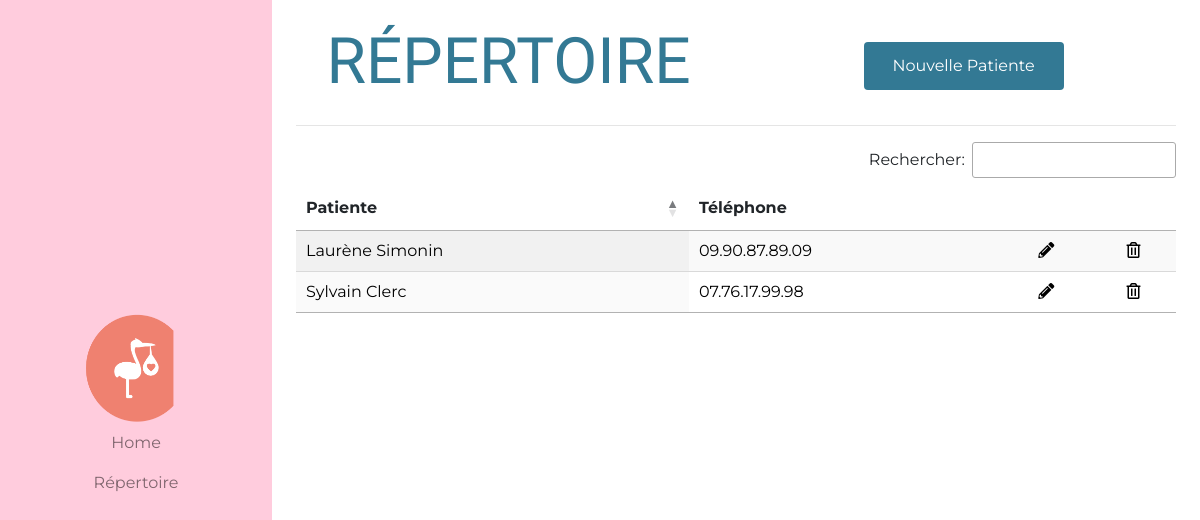
/espace-pro/repertoire/, run on an earlier commit of the app's database.
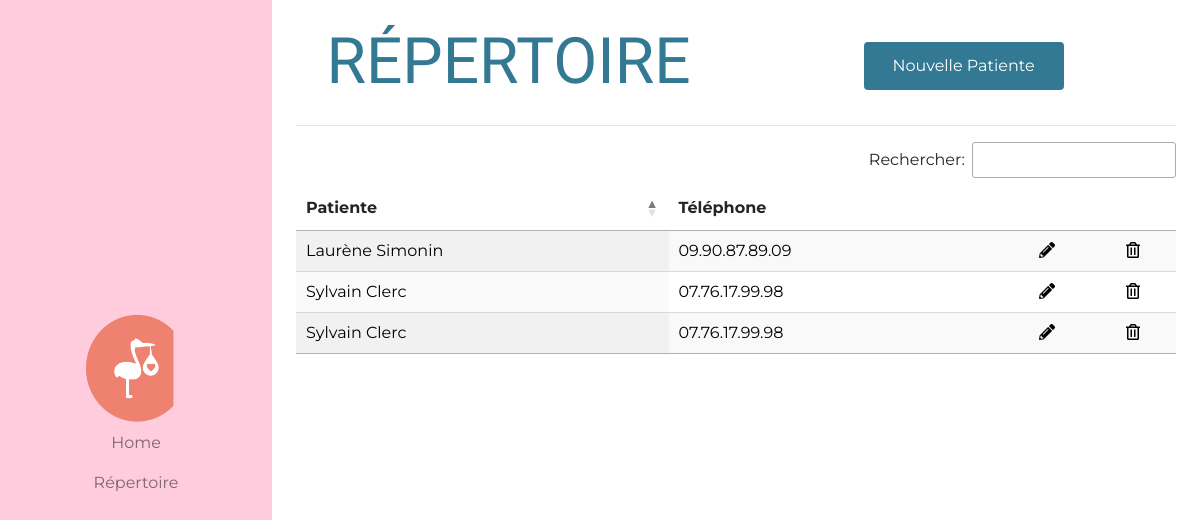
And on a later commit of the database.
### APP_002_PROPAGE/models.py (models this page shows, shortened)
class Patient(models.Model):
    patient_first_name         = models.CharField(max_length=120,verbose_name="Prénom")
    patient_last_name          = models.CharField(max_length=120,verbose_name="Nom")
    patient_maiden_name        = models.CharField(max_length=120,verbose_name="Nom de jeune fille", null=True, blank=True)
    patient_birthday           = models.DateTimeField(null=True,blank=True)
    SITUATIONS                 = (
                                  ("Célibataire","Célibataire"),
                                  ("En couple","En couple"),
                                  ("Mariée","Mariée")
                                  )
    patient_situation          = models.CharField(max_length=100,choices=SITUATIONS, default="Célibataire", verbose_name="Situation familiale",null=True, blank=True)
    patient_job                = models.CharField(max_length=120,verbose_name="Profession", null=True, blank=True)
    phone_regex                = RegexValidator(regex=r'^0\d{9}$', message='Phone number must be like 06XXXXXXXX')
    patient_phone_number       = models.CharField(validators=[phone_regex], max_length=10, verbose_name="Téléphone")
    patient_address            = models.CharField(max_length=300, verbose_name="Adresse", null=True, blank=True)
    patient_zip_code           = models.CharField(max_length=5, verbose_name="Code postal", null=True, blank=True)
    patient_city               = models.CharField(max_length=64, verbose_name="Ville", null=True, blank=True)
    patient_contry             = models.CharField(max_length=64, default="France", verbose_name="Pays",null=True, blank=True)
    patient_gyn                = models.CharField(max_length=200,verbose_name="Gynécologue", null=True, blank=True)
    patient_med                = models.CharField(max_length=200,verbose_name="Médecin traitant", null=True, blank=True)
    patient_taille             = models.FloatField(verbose_name="Taille (m)",null=True, blank=True)
    patient_poid               = models.IntegerField(verbose_name="Poids (Kg)", null=True, blank=True)
    patient_ant_fam            = models.TextField(verbose_name="Antécédants familiaux", null=True, blank=True)
    patient_ant_perso          = models.TextField(verbose_name="Antécédants personnels", null=True, blank=True)
    patient_ant_chir           = models.TextField(verbose_name="Antécédants chirurgicaux", null=True, blank=True)
    patient_ant_gyn            = models.TextField(verbose_name="Antécédants gynécologiques", null=True, blank=True)
    CONTRACEPTIONS             = (
                                  ("rien","Pas de contraception"),
                                  ("anneau_vaginal","Anneau vignal"),
                                  ("DIU","DIU"),
                                  ("implant","Implant contraceptif"),
                                  ("ligature","Ligature des trompes"),
                                  ("obturation","Obturation des trompes"),
                                  ("patch","Patch"),
                                  ("pilule","Pilule contraceptive"),
                                  ("progestatif_en_injection","Progestatifs en injections"),
                                  )
    patient_contraception      = models.CharField(max_length=100,choices=CONTRACEPTIONS,default="rien",verbose_name="Contraception",null=True, blank=True)
    patient_FCV_bool           = models.BooleanField(default=False, verbose_name="FCV", blank=True)
    patient_FCV_com            = models.CharField(max_length=300, verbose_name="FCV informations", null=True, blank=True)
    patient_addictions         = models.CharField(max_length=300, verbose_name="Tabac/addications", null=True, blank=True)
    patient_allergies          = models.CharField(max_length=300, verbose_name="Allergie(s)", null=True, blank=True)
    slug                       = models.SlugField(null=True, blank=True)
    created_at                 = models.DateTimeField(auto_now_add=True)
    updated_at                 = models.DateTimeField(auto_now=True)
    class Meta:
        verbose_name = 'Patiente'
        verbose_name_plural = 'Patientes'
    def get_call_number(self):
        number = self.patient_phone_number
        return number[1:]
    def get_printable_number(self):
        number = self.patient_phone_number
        txt=""
        for i in range(len(number)):
            txt += number[i]
            if i%2 == 1 and i < len(number)-1:
                txt += '.'
        return txt

### APP_002_PROPAGE/views.py (the view)
class PatientListView(ListView):
    template_name = "APP_002_PROPAGE/003_repertoire.html"
    def get_queryset(self):
        return Patient.objects.all().order_by('patient_last_name')
    def get_context_data(self, *args, **kwargs):
        context = super(PatientListView, self).get_context_data(*args, **kwargs)
        context['title'] = "Répertoire"
        return context

### APP_002_PROPAGE/templates/APP_002_PROPAGE/003_repertoire.html (shortened to what this page needs)
{% extends "base.html" %}
{% load staticfiles %}
{% block css %}
{{ block.super }}
<link href="{% static 'APP_002_PROPAGE/css/002_side_navbar.css' %}" rel="stylesheet">
<link href="{% static 'APP_002_PROPAGE/css/003_repertoire.css' %}" rel="stylesheet">
{% endblock css %}
{% block content %}
{% include "APP_002_PROPAGE/002_side_navbar.html" %}
<div class="container-fluid repertoire-css p-4">
    <div class=row>
        <div class='col-md-6'>
            <h1 class="main-page-title"> {{title|upper}}</h1>
        </div>
        <div class='col-md-6 my-auto text-center'>
            <a href="{% url 'propage:espace-pro-patient-form' %}" class="btn button" role="button" aria-pressed="true">Nouvelle Patiente</a>
        </div>
    </div>
    <hr class="featurette-divider">
    <table id="table_id" class="display" style="width:100%">
        <thead>
            <tr>
                <th>Patiente</th>
                <th class='no-sort'>Téléphone</th>
                <th class='no-sort'></th>
                <th class='no-sort'></th>
            </tr>
        </thead>
        <tbody>
        {% for patient in object_list %}
            <tr>
                <td><a href="{% url 'propage:espace-pro-repertoire' %}{{ patient.slug}}">{{patient.patient_first_name}} {{patient.patient_last_name}}</a></td>
                <td><a href="tel:+33{{patient.get_call_number}}">{{patient.get_printable_number}}</a></td>
                <td align="center">
                    <a href="{% url 'propage:patient-update' slug=patient.slug %}">
                    <i class="fas fa-pencil-alt"></i></td>
                <td align="center">
                    <form action="{% url 'propage:patient-delete' slug=patient.slug %}" method="POST">
                      <button class='button-bin' type="submit"><i class="far fa-trash-alt" type="submit"></i></button>
                    </form>
                </td>
            </tr>
        {% endfor %}
        </tbody>
    </table>
</div>
{% endblock content %}

What changed in the data, as far as the page shows it:
added Patient: patient_first_name "Sylvain", patient_last_name "Clerc", get_printable_number "07.76.17.99.98"
